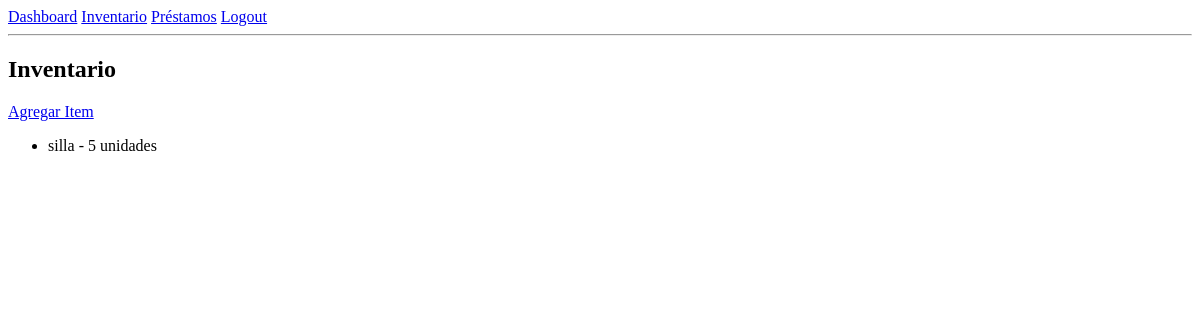
/items (signed in), run on an earlier commit of the app's database.
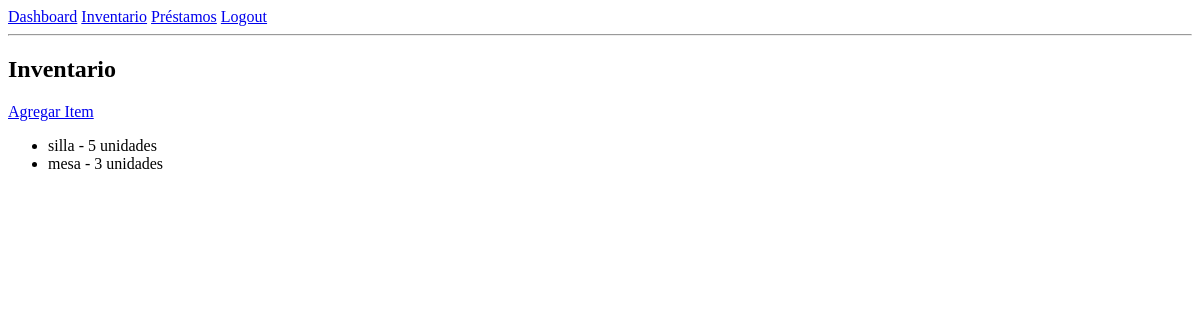
And on a later commit of the database.
### models.py (models this page shows)
class Item(db.Model):
    id = db.Column(db.Integer, primary_key=True)
    nombre = db.Column(db.String(150), nullable=False)
    cantidad = db.Column(db.Integer, nullable=False)
    descripcion = db.Column(db.String(255))

### app.py (the view)
@app.route('/items')
def items():
    if 'user_id' not in session:
        return redirect(url_for('login'))
    items = Item.query.all()
    return render_template('items.html', items=items)

### templates/items.html
{% extends 'base.html' %}
{% block content %}
<h2>Inventario</h2>
<a href="/items/add">Agregar Item</a>
<ul>
    {% for item in items %}
        <li>{{ item.nombre }} - {{ item.cantidad }} unidades</li>
    {% endfor %}
</ul>
{% endblock %}

### templates/base.html (shortened to what this page needs)
<!DOCTYPE html>
<html>
<head>
</head>
<body>
    <nav>
        <a href="/dashboard">Dashboard</a>
        <a href="/items">Inventario</a>
        <a href="/prestamos">Préstamos</a>
        <a href="/logout">Logout</a>
    </nav>
    <hr>
    {% block content %}{% endblock %}
</body>
</html>

What changed in the data, as far as the page shows it:
added Item: nombre "mesa", cantidad "3"
